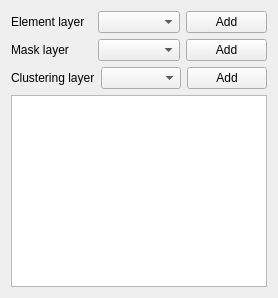
<widget class="QWidget" name="analysisLayersWidget">
            <layout class="QVBoxLayout" name="analysisLayersLayout" stretch="0,0,0,1">
             <item>
              <layout class="QHBoxLayout" name="analysisReferenceLayout">
               <item><widget class="QLabel" name="analysisReferenceLabel"><property name="text"><string>Element layer</string></property></widget></item>
               <item><widget class="QComboBox" name="analysisReferenceCombo"/></item>
               <item><widget class="QPushButton" name="analysisAddReference"><property name="text"><string>Add</string></property></widget></item>
              </layout>
             </item>
             <item>
              <layout class="QHBoxLayout" name="analysisComparisonLayout">
               <item><widget class="QLabel" name="analysisComparisonLabel"><property name="text"><string>Mask layer</string></property></widget></item>
               <item><widget class="QComboBox" name="analysisComparisonCombo"/></item>
               <item><widget class="QPushButton" name="analysisAddComparison"><property name="text"><string>Add</string></property></widget></item>
              </layout>
             </item>
             <item><layout class="QHBoxLayout" name="analysisClusteringLayout">
              <item><widget class="QLabel" name="analysisClusteringLabel"><property name="text"><string>Clustering layer</string></property></widget></item>
              <item><widget class="QComboBox" name="analysisClusteringCombo"/></item>
              <item><widget class="QPushButton" name="analysisAddClustering"><property name="text"><string>Add</string></property></widget></item>
             </layout></item>
             <item>
              <widget class="LayerListWidget" name="analysisLayerList">
               <property name="sizePolicy">
                <sizepolicy hsizetype="MinimumExpanding" vsizetype="Expanding">
                 <horstretch>0</horstretch>
                 <verstretch>0</verstretch>
                </sizepolicy>
               </property>
              </widget>
             </item>
            </layout>
           </widget>
